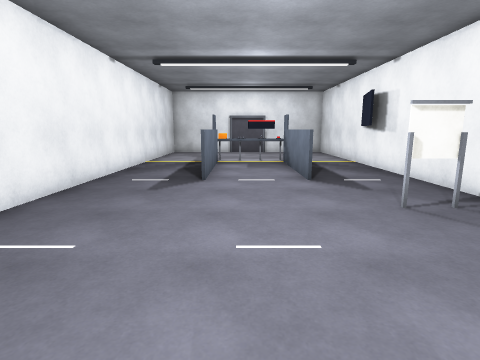
View 1 (above)

13 first-person views from a walk through a scene from a Unity 3-D project. The camera is 1.5 m above the floor, tilts 10° down and sees 80° across. The floor is counted in squares, 1 m on a side. Each view is taken from the middle of a square. On the plan, view 1 faces up. The plan holds only what a view shows up to about 14 squares ahead; the rest is blank. The player character is not drawn.

View 2
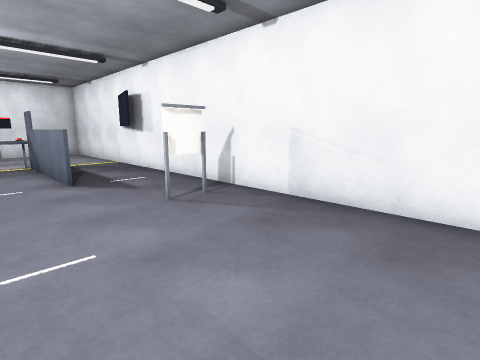

View 3
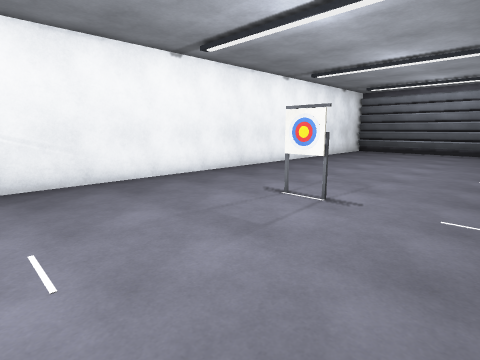

View 4
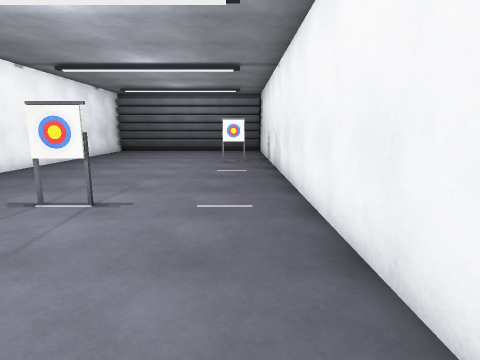

View 5
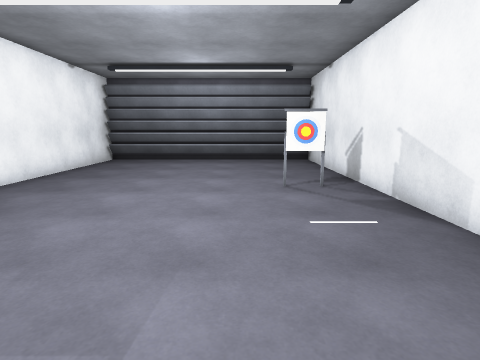

View 6
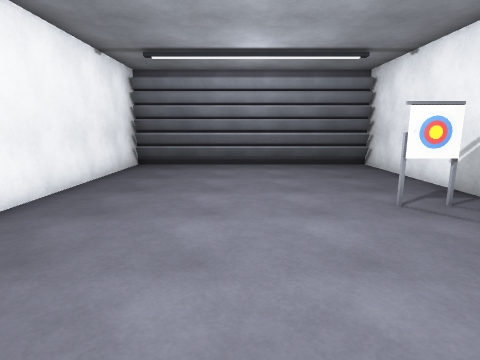

View 7
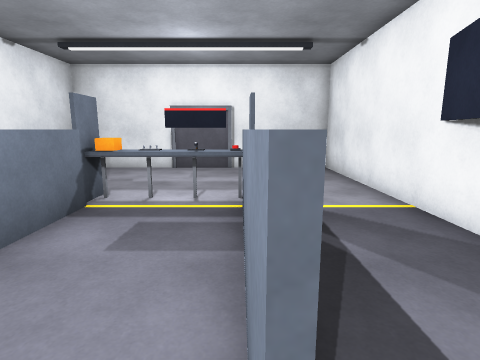

View 8
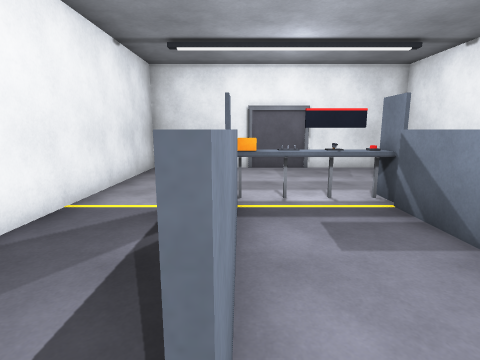

View 9
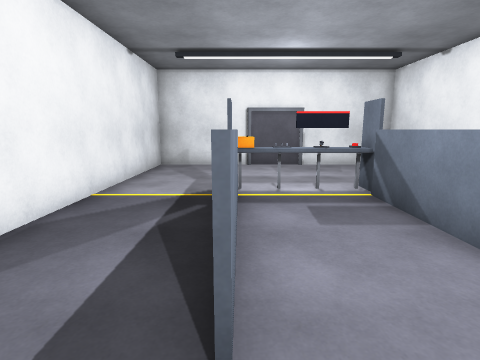

View 10
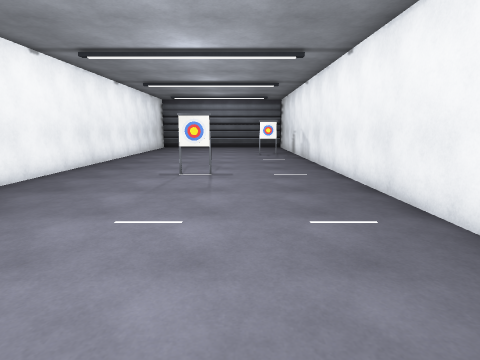

View 11
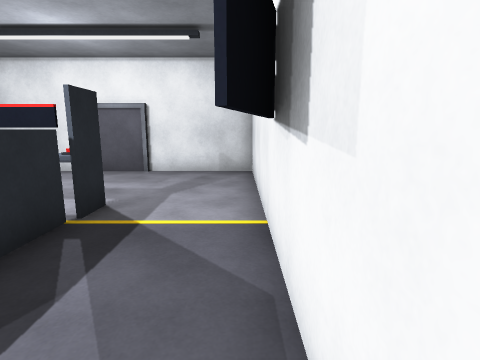

View 12
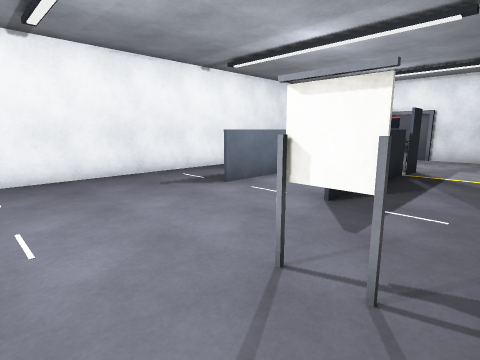

View 13
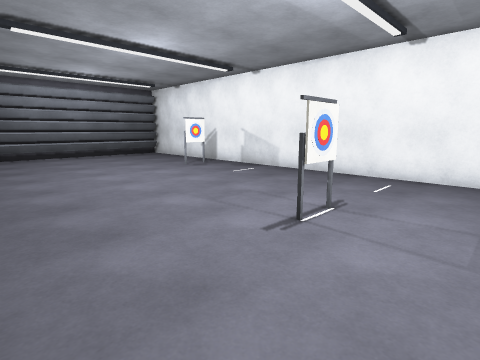

### Floor plan
Points are (right, up) in squares from view 1. A wall is a line through its corners. A room is listed if a view was taken in it or the views show most of it. See-through windows are left out.
Room 1 (views 1, 2, 3, 4, 5, 6, 7, 8, 9, 10, 11, 12, 13)
walls: (2.1, 8.4) (2.1, 13.5); (5.1, 11.7) (5.4, 12.9); (5.5, -7.6) (5.5, 19.4) (-4.5, 19.4) (-4.5, -16.4) (5.5, -16.4) (5.5, -9.1); (-1, 13.5) (-1, 8.5); (2.2, 13.5) (2.2, 12); (-4.4, -15.9) (5.4, -15.9); (-4.4, -16) (5.4, -16)
objects: other object (-4, -10); other object (-3, -10); other object (-2, -10); other object (-1, 14) to (0, 14); other object (0, -2); other object (1, -2); other object (1, 14); other object (2, -2); other object (2, 14); other object (3, 5); other object (4, 5); other object (5, 5)

Where each view was taken, in squares from view 1:
view 1: 0 up, 0 right, facing up
view 2: 0 up, 0 right, facing up-right
view 3: 4 up, 3 left, facing down-right
view 4: 4 up, 3 left, facing down
view 5: 2 down, 1 left, facing down
view 6: 4 down, 1 right, facing down
view 7: 8 up, 2 right, facing up
view 8: 8 up, 1 left, facing up
view 9: 7 up, 1 left, facing up
view 10: 8 up, 1 left, facing down
view 11: 9 up, 5 right, facing up
view 12: 3 up, 5 right, facing up-left
view 13: 1 up, 5 right, facing down-left
